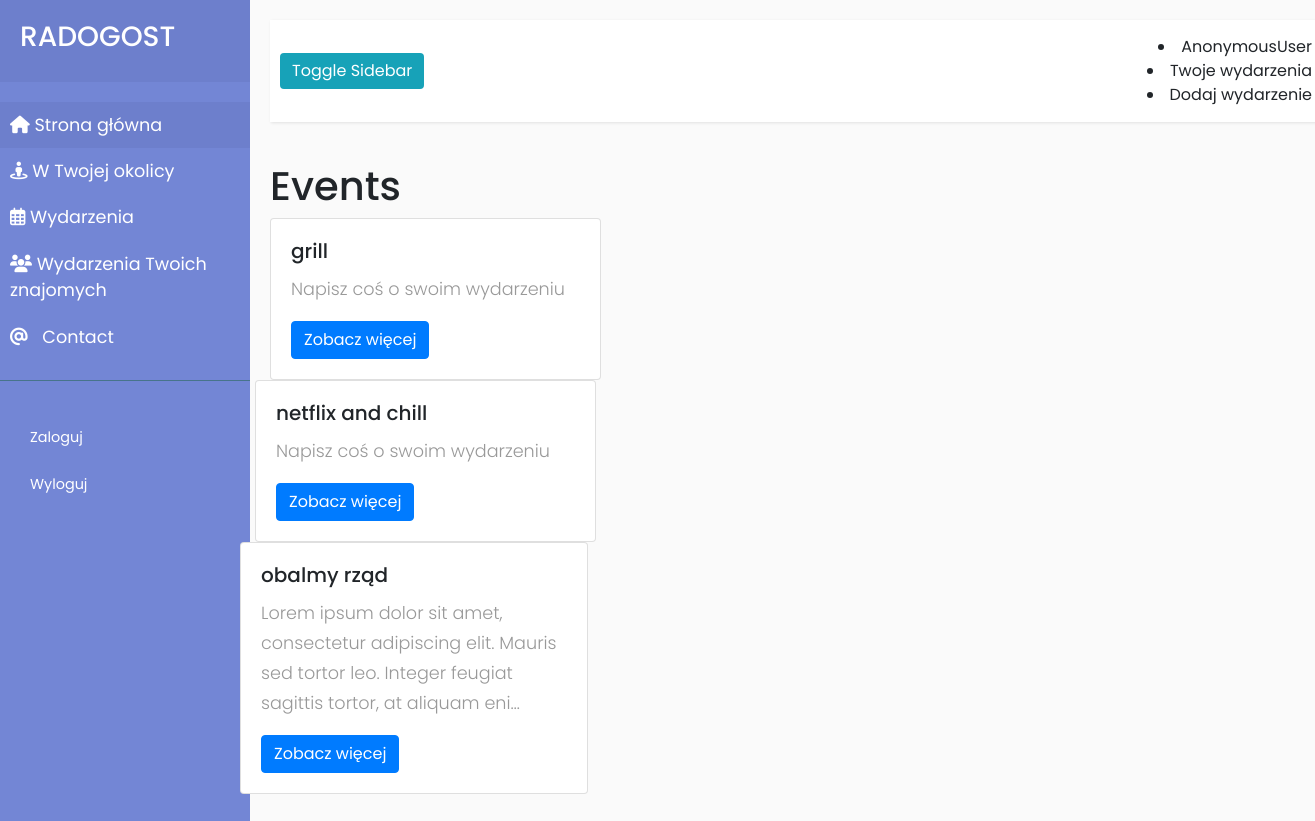
Page /by_type/ on the earlier database version.
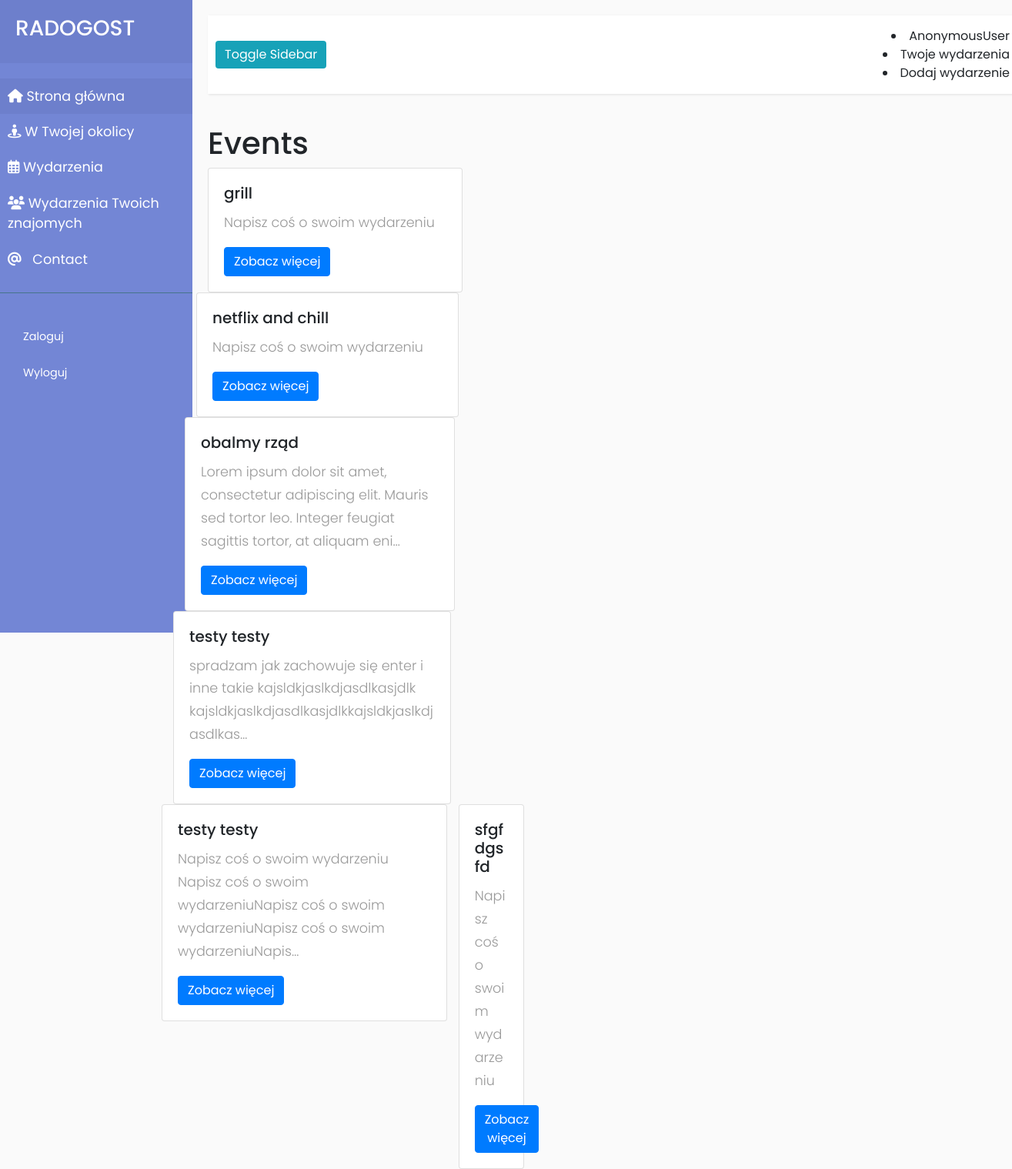
Same page on the later database version.
### events/models.py (models this page shows)
class Events(models.Model):
    TYPES = (
        ('Domówka', 'Domówka'),
        ('Na talerzu', 'Na talerzu'),
        ('Na ekranie', 'Na ekranie'),
        ('Na powietrzu', 'Na powietrzu'),
        ('Obalmy rząd', 'Obalmy rząd'),
          )
    name = models.CharField(max_length=64, null=True)
    date = models.DateTimeField(null=True)
    city = models.CharField(max_length=128, null=True)
    street = models.CharField(max_length=64, null=True)
    type = models.CharField(max_length=16, null=True, choices=TYPES)
    description = models.TextField(default='Napisz coś o swoim wydarzeniu')
    coordinates = models.CharField(max_length=128, null=True)
    creatorName = models.ForeignKey(settings.AUTH_USER_MODEL, on_delete=models.CASCADE, null=True)

### events/views.py (the view)
# urls.py: path('by_type/', views.by_type, name='by_type'),
def by_type(request):
    events = Events.objects.all( )
    my_filter = EventsFilter(request.GET, queryset=events)
    events = my_filter.qs
    context = {'events': events, 'my_filter': my_filter}
    return render(request, 'new.html', context)

### events/templates/new.html
{% extends 'base.html' %}
{% block content %}
<h1>Events</h1>
<div class="container-fluid">
    <div class="row">
        {% for event in events %}
        <div class="row">
            <div class="col-sm-4">
                <div class="card">
                    <div class="card-body">
                        <h5 class="card-title">{{ event.name }}</h5>
                        <p class="card-text">{{ event.description|truncatechars:128 }}</p>
                        <a href="{% url 'event' event.id %}" class="btn btn-primary">Zobacz więcej</a>
                    </div>
                </div>
            </div>
            {% endfor %}
        </div>
    </div>
</div>
{% endblock %}

### templates/base.html (shortened to what this page needs)
<!DOCTYPE html>
{% load leaflet_tags %}
{% load static %}
<html lang="pl">
<head>
    <link rel="stylesheet" href="https://stackpath.bootstrapcdn.com/bootstrap/4.4.1/css/bootstrap.min.css"
>
    <link rel="stylesheet" type="text/css" href="{% static '/css/main.css' %}">
</head>
<body>
<div class="wrapper">
    <nav id="sidebar" aria-label="header">
        <div class="sidebar-header">
            <h3>RADOGOST</h3>
        </div>
        <ul class="list-unstyled components">
            <li class="active">
                <a href="/" aria-expanded="false">
                    <em class="fas fa-home"></em>
                    Strona główna
                </a>
            </li>
            <li>
                <a href="#">
                    <em class="fas fa-street-view"></em>
                    W Twojej okolicy
                </a>
                <a href="#pageSubmenu" data-toggle="collapse" aria-expanded="false">
                    <em class="far fa-calendar-alt"></em>
                    Wydarzenia
                </a>
            </li>
            <li>
                <a href="#">
                    <em class="fas fa-users"></em>
                    Wydarzenia Twoich znajomych
                </a>
            </li>
            <li>
                <a href="#homeSubmenu" data-toggle="collapse" aria-expanded="false">
                    <i class="fas fa-at"></i>
                    Contact
                </a>
            </li>
        </ul>
        <ul class="list-unstyled CTAs">
            <li><a href="{% url 'login' %}">Zaloguj</a></li>
            <li><a href="{% url 'logout' %}">Wyloguj</a></li>
        </ul>
    </nav>
    <div id="content">
        <nav class="navbar navbar-default" aria-label="sidebar">
            <div class="navbar-header">
                <button type="button" id="sidebarCollapse" class="btn btn-info navbar-btn">
                    <span>Toggle Sidebar</span>
                </button>
            </div>
            <div class="text-right">
                <li><a href="{% url 'profile' %}">{{request.user}}</a></li>
                <li><a href="{% url 'your' user.id %}">Twoje wydarzenia</a></li>
                <li><a href="{% url 'create' %}">Dodaj wydarzenie</a></li>
            </div>
        </nav>
        <div id="main">
            {% block content %}{% endblock %}
        </div>
    </div>
</div>
</body>
</html>

### static/css/main.css (style rules this page uses)
body { font-family: 'Poppins', sans-serif; background: #fafafa; }
p { font-family: 'Poppins', sans-serif; font-size: 1.1em; font-weight: 300; line-height: 1.7em; color: #999; }
a, a:hover, a:focus { color: inherit; text-decoration: none; transition: all 0.3s; }
.navbar { padding: 15px 10px; background: #fff; border: none; border-radius: 0; margin-bottom: 40px; box-shadow: 1px 1px 3px rgba(0, 0, 0, 0.1); }
.navbar-btn { box-shadow: none; outline: none !important; border: none; }
i, span { display: inline-block; }
.wrapper { display: flex; align-items: stretch; }
#sidebar { min-width: 250px; max-width: 250px; background: #7386D5; color: #fff; transition: all 0.3s; }
#sidebar ul li a { text-align: left; }
#sidebar .sidebar-header { padding: 20px; background: #6d7fcc; }
#sidebar ul.components { padding: 20px 0; border-bottom: 1px solid #47748b; }
#sidebar ul li a { padding: 10px; font-size: 1.1em; display: block; }
#sidebar ul li a i { margin-right: 10px; }
#sidebar ul li.active > a, a[aria-expanded="true"] { color: #fff; background: #6d7fcc; }
a[data-toggle="collapse"] { position: relative; }
a[aria-expanded="false"]::before, a[aria-expanded="true"]::before { content: '\e259'; display: block; position: absolute; right: 20px; font-family: 'Glyphicons Halflings'; font-size: 0.6em; }
ul.CTAs { padding: 20px; }
ul.CTAs a { text-align: center; font-size: 0.9em !important; display: block; border-radius: 5px; margin-bottom: 5px; }
#content { padding: 20px; min-height: 100vh; transition: all 0.3s; }
#main { width: 80vw; height: 80vh; }

Differences in the rows shown:
added Events: name "testy testy", description "spradzam jak zachowuje się enter i inne takie kajsldkjaslkdjasdlkasjdlk kajsldkjaslkdjasdlkasjdlkkajsldkjaslkdjasdlkas…"
added Events: name "testy testy", description "Napisz coś o swoim wydarzeniu Napisz coś o swoim wydarzeniuNapisz coś o swoim wydarzeniuNapisz coś o swoim wydarzeniuNapis…"
added Events: name "sfgfdgsfd", description "Napisz coś o swoim wydarzeniu"
